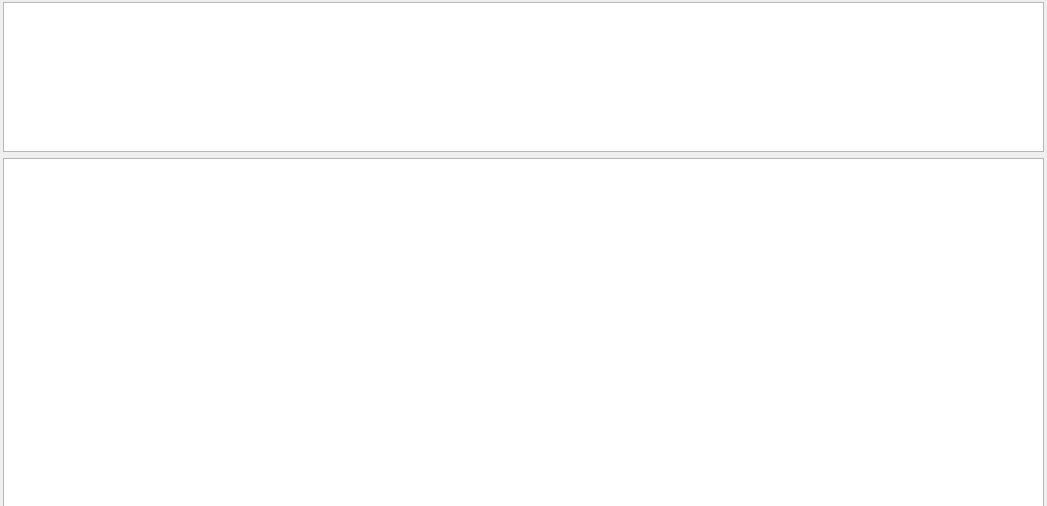
<?xml version="1.0" encoding="UTF-8"?>
<ui version="4.0">
 <class>Result_Dialog</class>
 <widget class="QDialog" name="Result_Dialog">
  <property name="geometry">
   <rect>
    <x>0</x>
    <y>0</y>
    <width>1047</width>
    <height>506</height>
   </rect>
  </property>
  <property name="windowTitle">
   <string>Результаты</string>
  </property>
  <property name="sizeGripEnabled">
   <bool>false</bool>
  </property>
  <widget class="QWidget" name="verticalLayoutWidget">
   <property name="geometry">
    <rect>
     <x>3</x>
     <y>2</y>
     <width>1041</width>
     <height>1086</height>
    </rect>
   </property>
   <layout class="QVBoxLayout" name="verticalLayout">
    <property name="sizeConstraint">
     <enum>QLayout::SetMinAndMaxSize</enum>
    </property>
    <item>
     <widget class="QTextEdit" name="dataText">
      <property name="sizePolicy">
       <sizepolicy hsizetype="Expanding" vsizetype="Fixed">
        <horstretch>0</horstretch>
        <verstretch>0</verstretch>
       </sizepolicy>
      </property>
      <property name="minimumSize">
       <size>
        <width>0</width>
        <height>10</height>
       </size>
      </property>
      <property name="maximumSize">
       <size>
        <width>16777215</width>
        <height>150</height>
       </size>
      </property>
      <property name="readOnly">
       <bool>true</bool>
      </property>
     </widget>
    </item>
    <item>
     <widget class="QTextEdit" name="calculationsText">
      <property name="readOnly">
       <bool>true</bool>
      </property>
     </widget>
    </item>
   </layout>
  </widget>
 </widget>
 <resources/>
 <connections/>
</ui>
